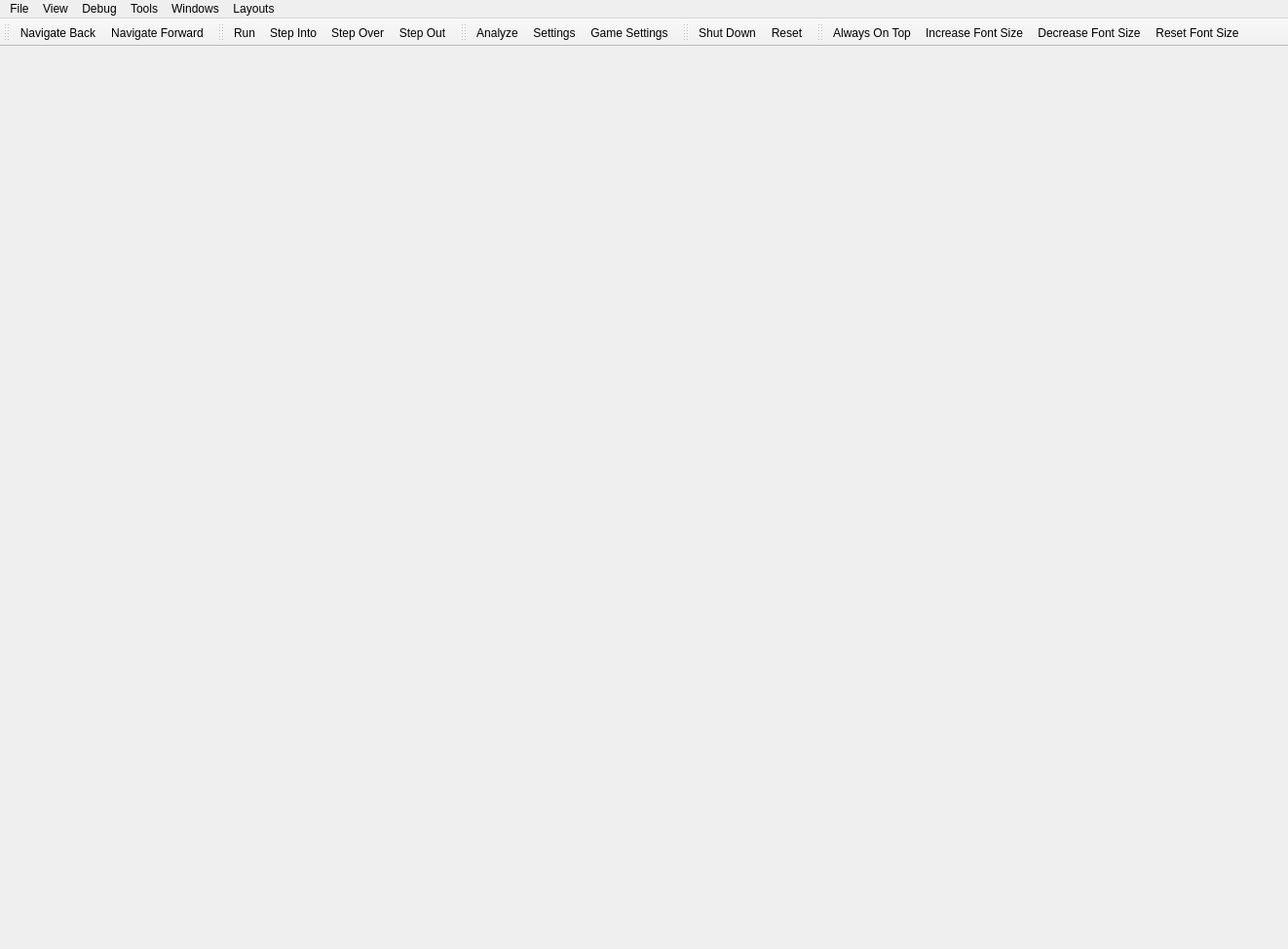
<?xml version="1.0" encoding="UTF-8"?>
<ui version="4.0">
 <class>DebuggerWindow</class>
 <widget class="QMainWindow" name="DebuggerWindow">
  <property name="geometry">
   <rect>
    <x>0</x>
    <y>0</y>
    <width>1322</width>
    <height>974</height>
   </rect>
  </property>
  <property name="windowTitle">
   <string>KFCSX2 Debugger</string>
  </property>
  <property name="windowIcon">
   <iconset>
    <normalon>:/icons/AppIcon64.png</normalon>
   </iconset>
  </property>
  <widget class="QMenuBar" name="menuBar">
   <property name="geometry">
    <rect>
     <x>0</x>
     <y>0</y>
     <width>1322</width>
     <height>30</height>
    </rect>
   </property>
   <widget class="QMenu" name="menuFile">
    <property name="title">
     <string>File</string>
    </property>
    <addaction name="actionAnalyse"/>
    <addaction name="actionSettings"/>
    <addaction name="actionGameSettings"/>
    <addaction name="separator"/>
    <addaction name="actionClose"/>
   </widget>
   <widget class="QMenu" name="menuDebug">
    <property name="title">
     <string>Debug</string>
    </property>
    <addaction name="actionRun"/>
    <addaction name="actionStepInto"/>
    <addaction name="actionStepOver"/>
    <addaction name="actionStepOut"/>
   </widget>
   <widget class="QMenu" name="menuWindows">
    <property name="title">
     <string>Windows</string>
    </property>
    <addaction name="actionWindowsDummy"/>
   </widget>
   <widget class="QMenu" name="menuView">
    <property name="title">
     <string>View</string>
    </property>
    <addaction name="actionOnTop"/>
    <addaction name="separator"/>
    <addaction name="actionNavigateBack"/>
    <addaction name="actionNavigateForward"/>
    <addaction name="separator"/>
    <addaction name="actionIncreaseFontSize"/>
    <addaction name="actionDecreaseFontSize"/>
    <addaction name="actionResetFontSize"/>
   </widget>
   <widget class="QMenu" name="menuLayouts">
    <property name="title">
     <string>Layouts</string>
    </property>
    <addaction name="actionResetAllLayouts"/>
    <addaction name="actionResetDefaultLayouts"/>
   </widget>
   <widget class="QMenu" name="menuTools">
    <property name="title">
     <string>Tools</string>
    </property>
    <addaction name="actionToolsDummy"/>
   </widget>
   <addaction name="menuFile"/>
   <addaction name="menuView"/>
   <addaction name="menuDebug"/>
   <addaction name="menuTools"/>
   <addaction name="menuWindows"/>
   <addaction name="menuLayouts"/>
  </widget>
  <widget class="QToolBar" name="toolBarNavigation">
   <property name="windowTitle">
    <string>Navigation</string>
   </property>
   <attribute name="toolBarArea">
    <enum>TopToolBarArea</enum>
   </attribute>
   <attribute name="toolBarBreak">
    <bool>false</bool>
   </attribute>
   <addaction name="actionNavigateBack"/>
   <addaction name="actionNavigateForward"/>
  </widget>
  <widget class="QToolBar" name="toolBarDebug">
   <property name="windowTitle">
    <string>Debug</string>
   </property>
   <property name="toolButtonStyle">
    <enum>Qt::ToolButtonStyle::ToolButtonTextBesideIcon</enum>
   </property>
   <attribute name="toolBarArea">
    <enum>TopToolBarArea</enum>
   </attribute>
   <attribute name="toolBarBreak">
    <bool>false</bool>
   </attribute>
   <addaction name="actionRun"/>
   <addaction name="actionStepInto"/>
   <addaction name="actionStepOver"/>
   <addaction name="actionStepOut"/>
  </widget>
  <widget class="QToolBar" name="toolBarFile">
   <property name="windowTitle">
    <string>File</string>
   </property>
   <property name="toolButtonStyle">
    <enum>Qt::ToolButtonStyle::ToolButtonTextBesideIcon</enum>
   </property>
   <attribute name="toolBarArea">
    <enum>TopToolBarArea</enum>
   </attribute>
   <attribute name="toolBarBreak">
    <bool>false</bool>
   </attribute>
   <addaction name="actionAnalyse"/>
   <addaction name="actionSettings"/>
   <addaction name="actionGameSettings"/>
  </widget>
  <widget class="QToolBar" name="toolBarSystem">
   <property name="windowTitle">
    <string>System</string>
   </property>
   <property name="toolButtonStyle">
    <enum>Qt::ToolButtonStyle::ToolButtonTextBesideIcon</enum>
   </property>
   <attribute name="toolBarArea">
    <enum>TopToolBarArea</enum>
   </attribute>
   <attribute name="toolBarBreak">
    <bool>false</bool>
   </attribute>
   <addaction name="actionShutDown"/>
   <addaction name="actionReset"/>
  </widget>
  <widget class="QToolBar" name="toolBarView">
   <property name="windowTitle">
    <string>View</string>
   </property>
   <property name="toolButtonStyle">
    <enum>Qt::ToolButtonStyle::ToolButtonTextBesideIcon</enum>
   </property>
   <attribute name="toolBarArea">
    <enum>TopToolBarArea</enum>
   </attribute>
   <attribute name="toolBarBreak">
    <bool>false</bool>
   </attribute>
   <addaction name="actionOnTop"/>
   <addaction name="actionIncreaseFontSize"/>
   <addaction name="actionDecreaseFontSize"/>
   <addaction name="actionResetFontSize"/>
  </widget>
  <action name="actionRun">
   <property name="icon">
    <iconset theme="play-line"/>
   </property>
   <property name="text">
    <string>Run</string>
   </property>
  </action>
  <action name="actionStepInto">
   <property name="icon">
    <iconset theme="debug-step-into-line"/>
   </property>
   <property name="text">
    <string>Step Into</string>
   </property>
   <property name="shortcut">
    <string>F11</string>
   </property>
  </action>
  <action name="actionStepOver">
   <property name="icon">
    <iconset theme="debug-step-over-line"/>
   </property>
   <property name="text">
    <string>Step Over</string>
   </property>
   <property name="shortcut">
    <string>F10</string>
   </property>
  </action>
  <action name="actionStepOut">
   <property name="icon">
    <iconset theme="debug-step-out-line"/>
   </property>
   <property name="text">
    <string>Step Out</string>
   </property>
   <property name="shortcut">
    <string>Shift+F11</string>
   </property>
  </action>
  <action name="actionOnTop">
   <property name="checkable">
    <bool>true</bool>
   </property>
   <property name="icon">
    <iconset theme="pin-filled"/>
   </property>
   <property name="text">
    <string>Always On Top</string>
   </property>
   <property name="toolTip">
    <string>Show this window on top</string>
   </property>
  </action>
  <action name="actionAnalyse">
   <property name="icon">
    <iconset theme="search-line"/>
   </property>
   <property name="text">
    <string>Analyze</string>
   </property>
  </action>
  <action name="actionResetAllLayouts">
   <property name="text">
    <string>Reset All Layouts</string>
   </property>
  </action>
  <action name="actionResetDefaultLayouts">
   <property name="text">
    <string>Reset Default Layouts</string>
   </property>
  </action>
  <action name="actionResetSplitterPositions">
   <property name="text">
    <string>Reset Splitter Positions</string>
   </property>
  </action>
  <action name="actionShutDown">
   <property name="icon">
    <iconset theme="shut-down-line"/>
   </property>
   <property name="text">
    <string>Shut Down</string>
   </property>
   <property name="menuRole">
    <enum>QAction::MenuRole::NoRole</enum>
   </property>
  </action>
  <action name="actionReset">
   <property name="icon">
    <iconset theme="restart-line"/>
   </property>
   <property name="text">
    <string>Reset</string>
   </property>
   <property name="menuRole">
    <enum>QAction::MenuRole::NoRole</enum>
   </property>
  </action>
  <action name="actionClose">
   <property name="icon">
    <iconset theme="close-line"/>
   </property>
   <property name="text">
    <string>Close</string>
   </property>
   <property name="menuRole">
    <enum>QAction::MenuRole::NoRole</enum>
   </property>
  </action>
  <action name="actionIncreaseFontSize">
   <property name="icon">
    <iconset theme="zoom-in-line"/>
   </property>
   <property name="text">
    <string>Increase Font Size</string>
   </property>
   <property name="menuRole">
    <enum>QAction::MenuRole::NoRole</enum>
   </property>
  </action>
  <action name="actionDecreaseFontSize">
   <property name="icon">
    <iconset theme="zoom-out-line"/>
   </property>
   <property name="text">
    <string>Decrease Font Size</string>
   </property>
   <property name="shortcut">
    <string>Ctrl+-</string>
   </property>
   <property name="menuRole">
    <enum>QAction::MenuRole::NoRole</enum>
   </property>
  </action>
  <action name="actionResetFontSize">
   <property name="icon">
    <iconset theme="refresh-line"/>
   </property>
   <property name="text">
    <string>Reset Font Size</string>
   </property>
   <property name="menuRole">
    <enum>QAction::MenuRole::NoRole</enum>
   </property>
  </action>
  <action name="actionSettings">
   <property name="icon">
    <iconset theme="settings-3-line"/>
   </property>
   <property name="text">
    <string>Settings</string>
   </property>
   <property name="menuRole">
    <enum>QAction::MenuRole::NoRole</enum>
   </property>
  </action>
  <action name="actionGameSettings">
   <property name="icon">
    <iconset theme="file-settings-line"/>
   </property>
   <property name="text">
    <string>Game Settings</string>
   </property>
   <property name="menuRole">
    <enum>QAction::MenuRole::NoRole</enum>
   </property>
  </action>
  <action name="actionToolsDummy">
   <property name="text">
    <string/>
   </property>
  </action>
  <action name="actionWindowsDummy">
   <property name="text">
    <string/>
   </property>
  </action>
  <action name="actionNavigateBack">
   <property name="icon">
    <iconset theme="arrow-left-line"/>
   </property>
   <property name="text">
    <string>Navigate Back</string>
   </property>
   <property name="toolTip">
    <string>Navigate Back</string>
   </property>
   <property name="shortcut">
    <string>Alt+Left</string>
   </property>
   <property name="menuRole">
    <enum>QAction::MenuRole::NoRole</enum>
   </property>
  </action>
  <action name="actionNavigateForward">
   <property name="icon">
    <iconset theme="arrow-right-line"/>
   </property>
   <property name="text">
    <string>Navigate Forward</string>
   </property>
   <property name="shortcut">
    <string>Alt+Right</string>
   </property>
   <property name="menuRole">
    <enum>QAction::MenuRole::NoRole</enum>
   </property>
  </action>
 </widget>
 <resources/>
 <connections/>
</ui>
